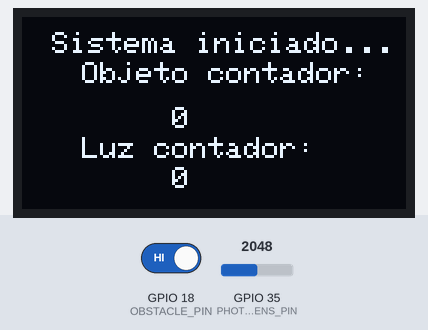
The sketch below on a simulated ESP32. On the bench: 128×64 one-colour display. The test bench sets the inputs (shaded band); at power-on: GPIO 35 (PHOTOSENS_PIN) = 2048, GPIO 18 (OBSTACLE_PIN) HIGH. What the sketch prints to the serial monitor is not drawn.

Above: at 1.7 s.
1.8 s: GPIO 35 (PHOTOSENS_PIN) set to 1960
At 2.8 s:
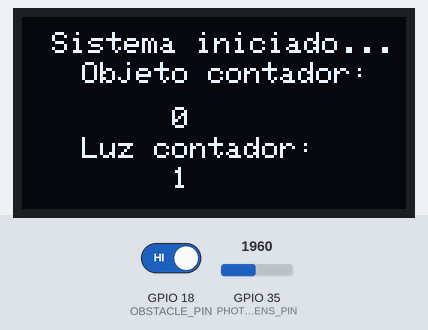
4.4 s: GPIO 18 (OBSTACLE_PIN) driven LOW
At 5.7 s:
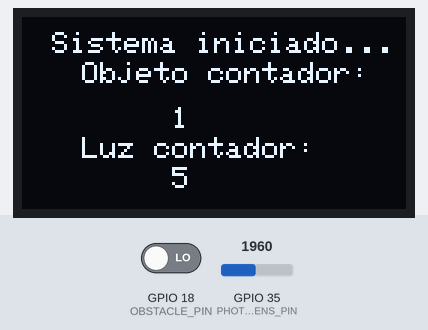
7.3 s: GPIO 35 (PHOTOSENS_PIN) set to 2040
At 8.6 s:
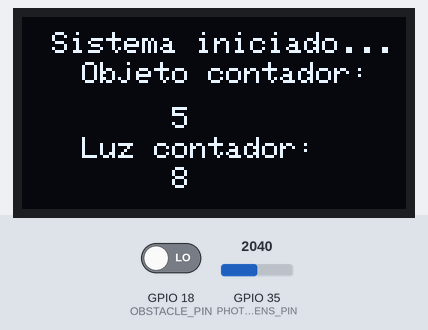
10.2 s: GPIO 35 (PHOTOSENS_PIN) set to 1228
At 11.5 s:
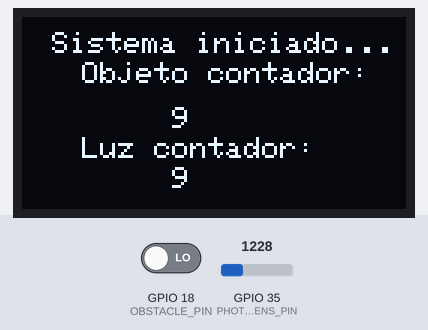
13.1 s: GPIO 18 (OBSTACLE_PIN) driven HIGH
At 14.4 s:
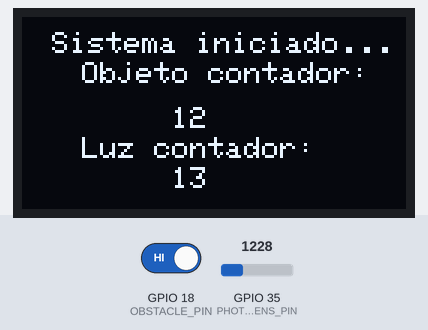
Timing chart, 0 to 16.1 s (numbered marks = the images above; inputs shaded):
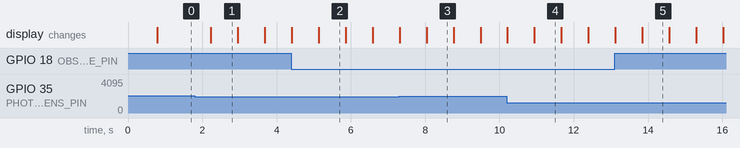

Measured:
- after the input at 1.8 s, the display: changes after 0.43 s (image 1)
- what the display in image 1 shows lasts 0.8 s, from 2.2 s to 3.0 s

The sketch:

Contador-pantalla-sensor-perron.ino
```cpp
#include <Wire.h>
#include <Adafruit_GFX.h>
#include <Adafruit_SSD1306.h>

#define SCREEN_WIDTH 128
#define SCREEN_HEIGHT 64
#define OLED_RESET -1
Adafruit_SSD1306 display(SCREEN_WIDTH, SCREEN_HEIGHT, &Wire, OLED_RESET);
#define OBSTACLE_PIN 18
#define PHOTOSENS_PIN 35

bool showText = true;
int count_photo = 0;
int count_obj = 0;
int count = 0;
//funcion imprimir los nodos

void setup() {
  // put your setup code here, to run once:
  Wire.begin(23, 21); //SDA (SERAL DATA ADDRESS ) 5, SCL 23 (Serial Clock line)

  if (!display.begin(SSD1306_SWITCHCAPVCC, 0x3C)) {
    Serial.println(F("No se encontro la pantalla OLED"));
    while(true);
  }
  pinMode(OBSTACLE_PIN, INPUT);
  pinMode(PHOTOSENS_PIN, INPUT);

  display.clearDisplay();
  display.display();
  delay(500);

  display.println("Sistema iniciado. Monitoreando sensores...");

}


void loop() {
  // put your main code here, to run repeatedly:

  int obstacle_state = digitalRead(OBSTACLE_PIN);
  int photos_state = analogRead(PHOTOSENS_PIN);

  display.clearDisplay();
  display.setTextSize(1.5);
  display.setTextColor(SSD1306_WHITE);
  display.setCursor(10, 5);
  display.println("Sistema iniciado...");
  Serial.print("Obstáculo: ");

  display.setCursor(20, 15);
  display.println("Objeto contador:");
  if (obstacle_state == LOW) {
    count_photo++;

    display.setCursor(50, 30);
    display.println(count_photo);
    delay (100);
  } else {
    display.setCursor(50, 30);
    display.println(count_photo);
    delay (100);
  }

  display.setCursor(20, 40);
  display.println("Luz contador:");
  if (photos_state < 2000) {
    count_obj ++;
    display.setCursor(50, 50);
    display.println(count_obj);
    delay (100);
  } else {
    display.setCursor(50, 50);
    display.println(count_obj);
    delay (100);
  }
/*  display.setCursor(20, 15);
  count ++;
  display.println("Objeto contador:");
  display.setCursor(50, 30);
  display.println(count);
  display.setCursor(20, 40);
  display.println("Luz contador:");
  display.setCursor(50, 50);
  display.println(count);
  delay (100);*/

  display.display();

  showText = !showText;
  delay(500);
}
```
